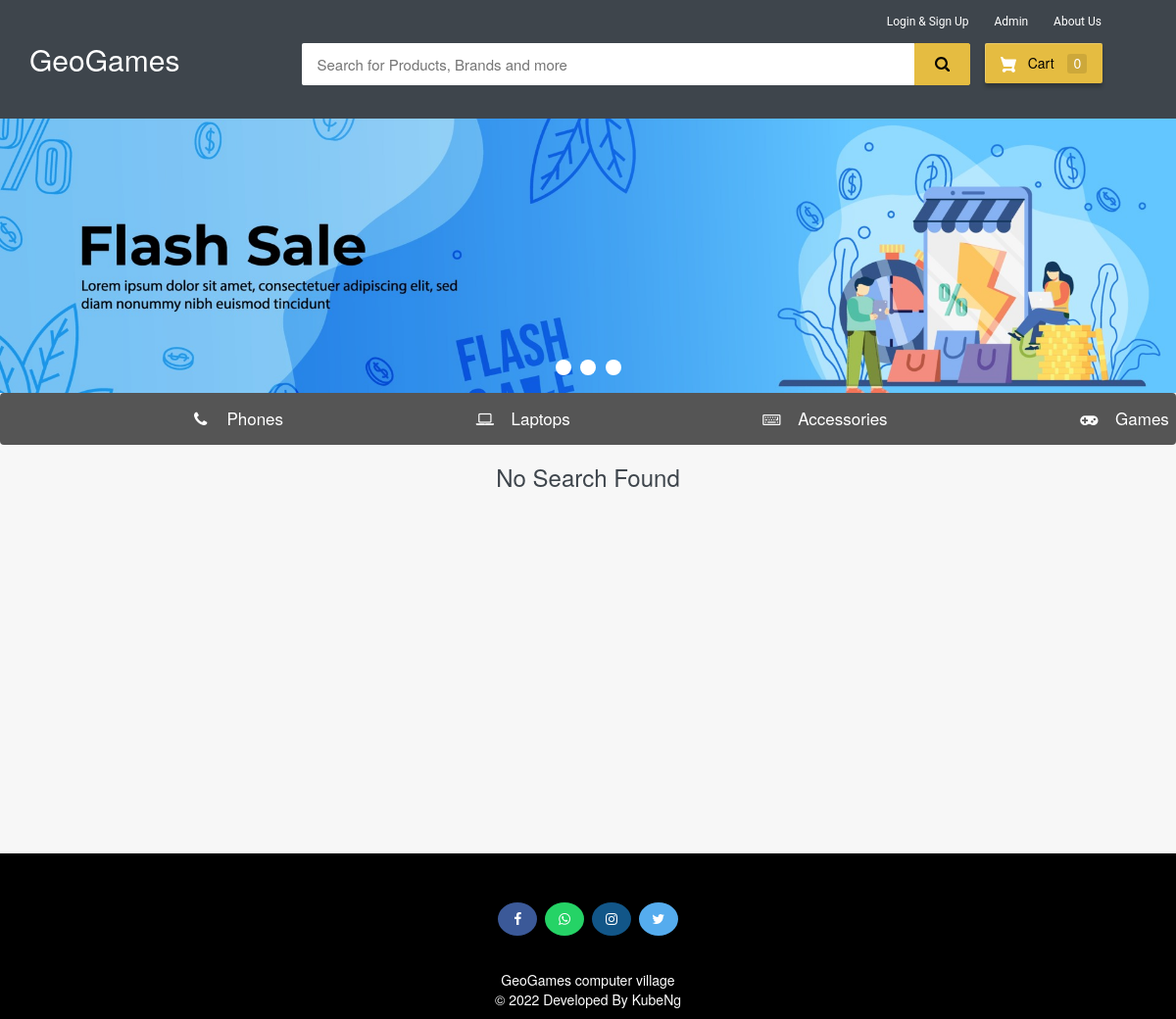
Before: /customer-game with the older database file.
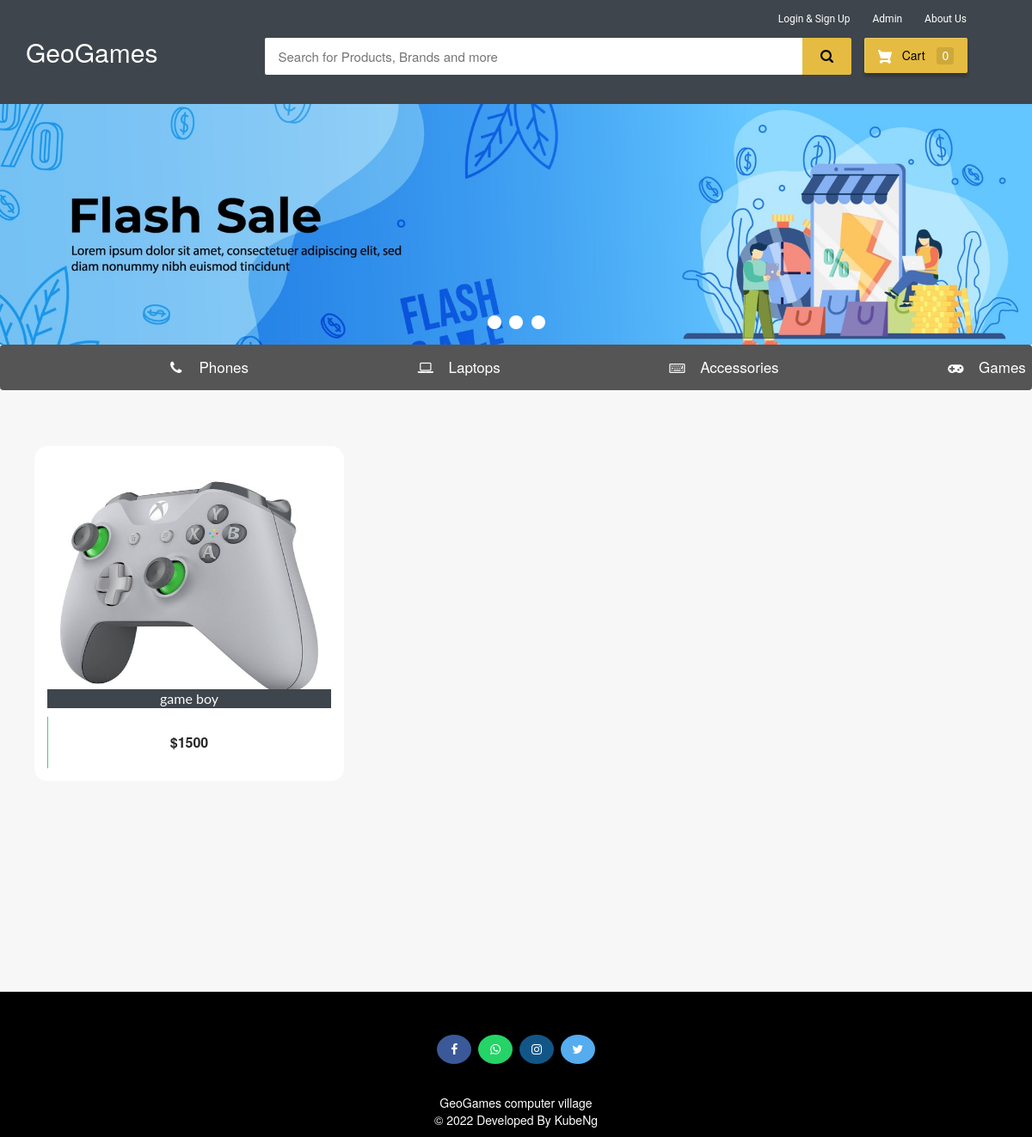
After: the same page with the newer database file.
### ecom/models.py (models this page shows, shortened)
class Product_game(models.Model):
    name=models.CharField(max_length=40)
    product_image= models.ImageField(upload_to='product_image/',null=True,blank=True)
    price = models.PositiveIntegerField()
    description=models.CharField(max_length=40)

### ecom/views.py (the view)
# urls.py: path('customer-game', views.customer_home_view_game,name='customer-game'),
def customer_home_view_game(request):
    product_game=models.Product_game.objects.all()
    if 'product_ids' in request.COOKIES:
        product_ids = request.COOKIES['product_ids']
        counter=product_ids.split('|')
        product_count_in_cart=len(set(counter))
    else:
        product_count_in_cart=0
    return render(request,'ecom/customer_game.html',{'product_game':product_game,'product_count_in_cart':product_count_in_cart})

### templates/ecom/customer_game.html (shortened to what this page needs)
{% extends 'ecom/homebase.html' %}
{% load static %}
{% block content %}
<div class="row">
  <div class="col-md-12">
    <div class="slider-container">
      <div class="menu">
        <label for="slide-dot-1"></label>
        <label for="slide-dot-2"></label>
        <label for="slide-dot-3"></label>
      </div>
        <div class="slide slide-1"></div>
    </div>
  </div>
</div>
{% include "ecom/tab.html" %}
{%if product_game%}
<br>
  <div class="row">
      {% for p in product_game %}
      <div class="column">
      <div class="container page-wrapper" style="width: 450px;">
        <div class="page-inner">
          <div class="row">
            <div class="el-wrapper">
              <div class="box-up">
                <img class="img" src="{% static p.product_image.url %}" alt="product pic" height="300px" width="300px">
                <div class="img-info">
                  <div class="info-inner">
                    <span style="background-color:#3e454c; color:fbfbfb;"class="p-company">{{p.name}}</span>
                  </div>
                </div>
              </div>
              <div class="box-down">
                <a class="cart" href="{% url 'add-to-cart' p.id  %}">
                  <span class="price">${{p.price}}</span>
                  <span class="add-to-cart">
                    <span class="txt"><i class="fa fa-shopping-cart"></i> Add To Cart</span>
                  </span>
                </a>
              </div>
            </div>
          </div>
        </div>
      </div>
      </div>
  {% endfor %}
</div>
{%else%}
<h3 style="text-align:center; color:#3E454C;">No Search Found</h3>
{%endif%}
<br><br><br>
<br><br><br><br><br><br><br><br><br><br><br><br>
{% endblock content %}

Changed rows visible on the page:
added Product_game: product_image (picture), name "game boy", price "1500"
Other visible differences:
text no longer shown: "No Search Found"
